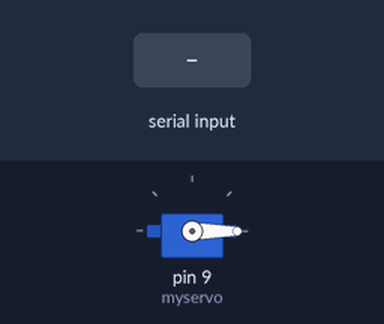
A sketch run on a simulated Arduino Uno, built with avr-gcc and run on an emulated ATmega328P. Parts: servo. The inputs (shaded band) are chosen by the test bench.

Above: at 1.2 s.
1.3 s: "1" received over Serial
At 2.3 s:
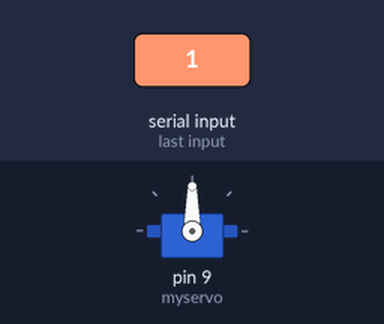
2.8 s: "0" received over Serial
At 3.5 s:
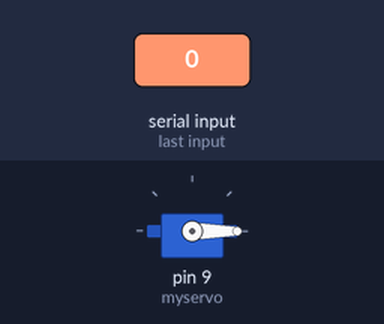
Timing chart, 0 to 5.8 s (numbered marks = the images above; inputs shaded):
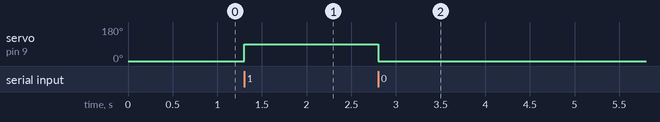

Measured:
- after the input at 1.3 s, servo on pin 9 (myservo): 0° → 90° at once
- after the input at 2.8 s, servo on pin 9 (myservo): 90° → 0° at once

The sketch:

codigo_arduino.ino
```cpp
#include <Servo.h>

Servo myservo;  // crea un objeto servo
int pos = 0;    // variable para almacenar la posición del servo

void setup() {
  Serial.begin(9600);  // inicializa la comunicación serie
  myservo.attach(9);   // adjunta el servo en el pin 9
  myservo.write(0);    // inicia el servo en la posición 0 grados
}

void loop() {
  if (Serial.available() > 0) {
    char received = Serial.read();  // lee el byte entrante

    if (received == '0') {
      myservo.write(0);  // mueve el servo a 0 grados
    } else if (received == '1') {
      myservo.write(90);  // mueve el servo a 90 grados
    }
  }
}
```
